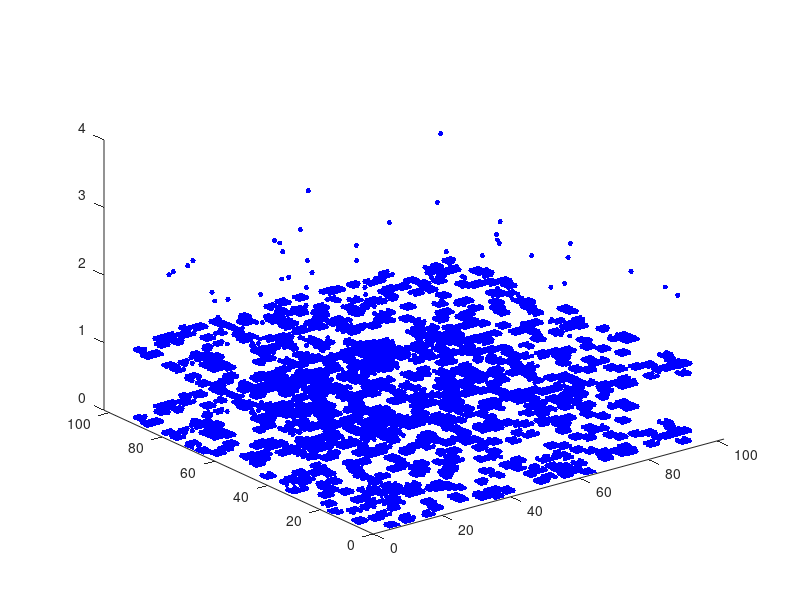

This figure's MATLAB source:
%% This program can display the fired neurons of a 2D neural network in 3D 
%% the thired dimenstion is time.



%% Simulation of (leaky) integrate-and-fire neuron
 clear; clf;

%% parameters of the model
 m = 101;                    % there will have m*m neurons
 dt = 0.1;                   % integration time step [ms]
 tau = 10;                   % time constant [ms]
 E_L = -65*ones(m, m);       % resting potential [mV]
 theta = -55;                % firing threshold [mV]
 
%% make neural network with initial value
   
   X = zeros(m,m);
   % set the initial value using rand()
   p = -1:1;
   for count=1:500,
      kx=floor(rand*(m-4))+2; 
      ky=floor(rand*(m-4))+2; 
      X(kx+p,ky+p)=(rand(3)>0.1);
   end;
   % if the value of X is not 0, the this neuron fired, else set it to -65 in line 48 
   X = (X ~= 0) .* (-55);
   spike = X ~= 0;
   
   % The "find" function returns the indices of the nonzero elements.
   [i,j] = find(spike);
   
   z = i.*0;        % z is the time axes
   
   % plot the fire neuron  
   plot3(i,j,z,'.', ...
      'Color','blue', ...
      'MarkerSize',12);
   axis([0 m+1 0 m+1]);
   
   hold on
 %%  
   % Whether cells stay alive, die, or generate new cells depends
   % upon how many of their eight possible neighbors are alive.
   % Here we generate index vectors for four of the eight neighbors.
   % We use periodic (torus) boundary conditions at the edges of the universe.
   
   n = [m 1:m-1];
   e = [2:m 1];
   s = [2:m 1];
   w = [m 1:m-1];
 
   X = (X ~= 0) .* (-55) + (X == 0) .* (-65); % set the unfired neuron to -65
   
   for t = 1:1:10;
       
      % how many of eight neighbors are fired.
      spike = spike(n,:) + spike(s,:) + spike(:,e) + spike(:,w) + ...
         spike(n,e) + spike(n,w) + spike(s,e) + spike(s,w);
      
      % the fire neuron will generat 80mV current.
      % the NO. of neurons can be stable when the current value is around 150
      
      
      RI_ext = spike .* 80;
   
      X = X - ((dt/tau) .* ones(m, m)) .* ((X - E_L) - RI_ext);   % if equation
      
      temp1 = X > -55;
      
      X = ~temp1 .* X + temp1 .* -65; % reset 
      
      spike = temp1;    % reset the spike NO. so that spike can indicate which neuron is fired
      
      % Update plot.
      [i,j] = find(spike);
      z = i.*0 + 1;
      z = z.*t;
      
      plot3(i,j,z,'.', ...
      'Color','blue', ...
      'MarkerSize',12);
    
      
      drawnow
     

   end
